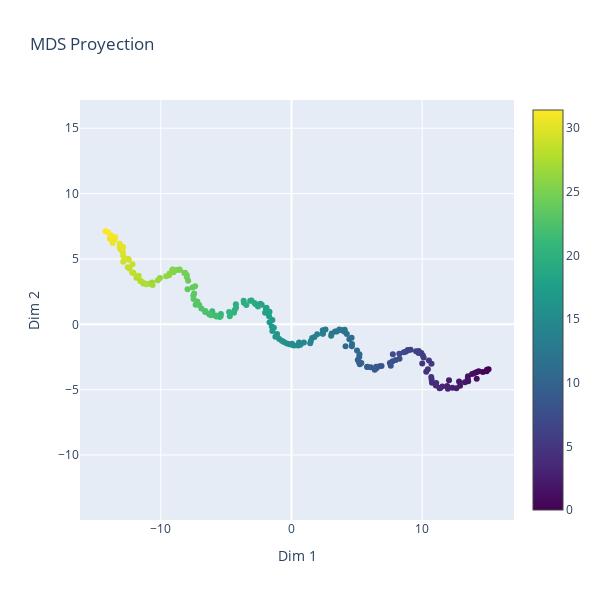

Notebook cell for this chart:
### Markdown cell above
### **Multi-Dimensional Scaling (MDS)**

### Code cell
# MDS
mds = MDS(n_components=2, random_state=42, dissimilarity='euclidean')
points_mds = mds.fit_transform(points_3d)
draw_2d(points_mds, "MDS Proyection")

### Figure 1 — Plotly figure (JSON) as saved in the notebook; plotly's stock layout.template omitted (floating-point values rounded to 4 significant figures; data arrays with more than 128 entries replaced by an {"elided": "..."} marker saying what was removed)
{"data": [{"marker": {"color": {"elided": "200 float values"}, "colorscale": [[0, "#440154"], [0.1111, "#482878"], [0.2222, "#3e4989"], [0.3333, "#31688e"], [0.4444, "#26828e"], [0.5556, "#1f9e89"], [0.6667, "#35b779"], [0.7778, "#6ece58"], [0.8889, "#b5de2b"], [1, "#fde725"]], "showscale": true, "size": 6}, "mode": "markers", "type": "scatter", "x": {"elided": "200 float values"}, "y": {"elided": "200 float values"}}], "layout": {"height": 600, "title": {"text": "MDS Proyection"}, "width": 600, "xaxis": {"scaleanchor": "y", "title": {"text": "Dim 1"}}, "yaxis": {"title": {"text": "Dim 2"}}}}
